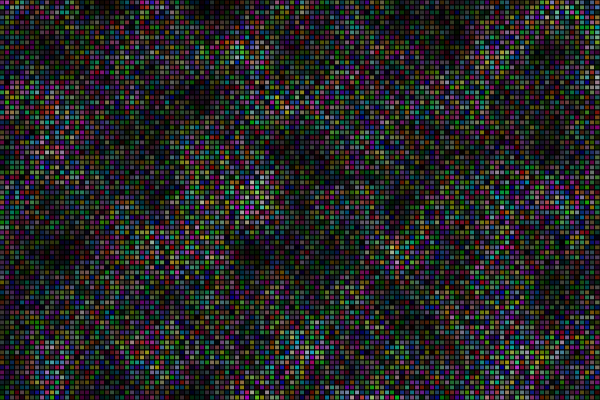
Frame 1 (no input)
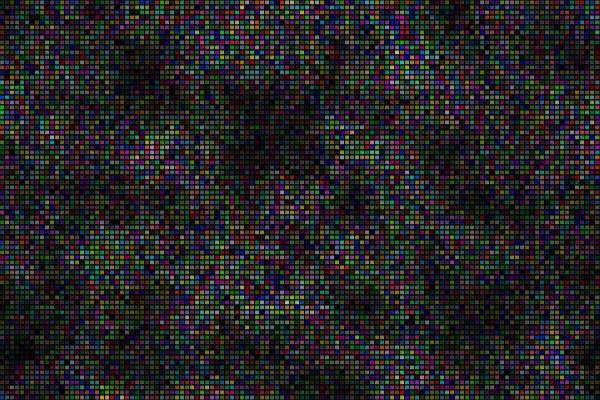
Frame 60 (no input)
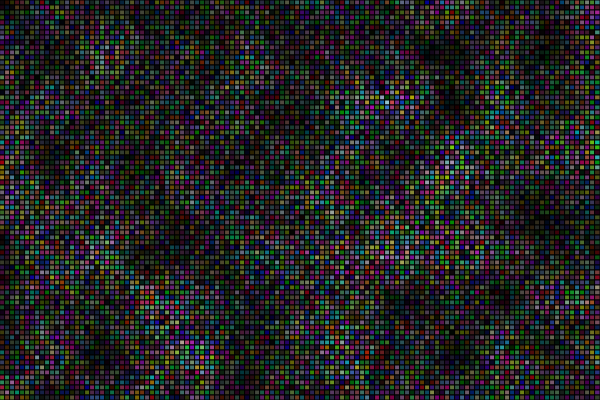
Frame 120 (the mouse pressed at the canvas centre since frame 60)

The p5.js sketch that drew these frames (run headless with seeded random() and noise() and a simulated clock; from frame 60 on, the mouse is pressed at the canvas centre):

// p5.js sketch
// ── sketch.js
let inc = 0.1
let scl = 5
let cols
let rows

function preload() {
}

function setup() {
  createCanvas(600, 400)
  pixelDensity(1)

  cols = floor(width / scl)
  rows = floor(height / scl)
}

function mousePressed() {
}

function draw() {
  background(0)

  var yoff = 0

  for(var x = 0; x < cols; x++) {
    var xoff = 0
    for(var y = 0; y < rows; y++) {
      var index = (x + y*width) * 4
      var r = noise(xoff, yoff) * 255
      fill(random(255), random(255), random(255), r)
      rect(x*scl, y*scl, scl, scl)
      xoff += inc
    }
    yoff += inc
  }

  noiseSeed()

}
